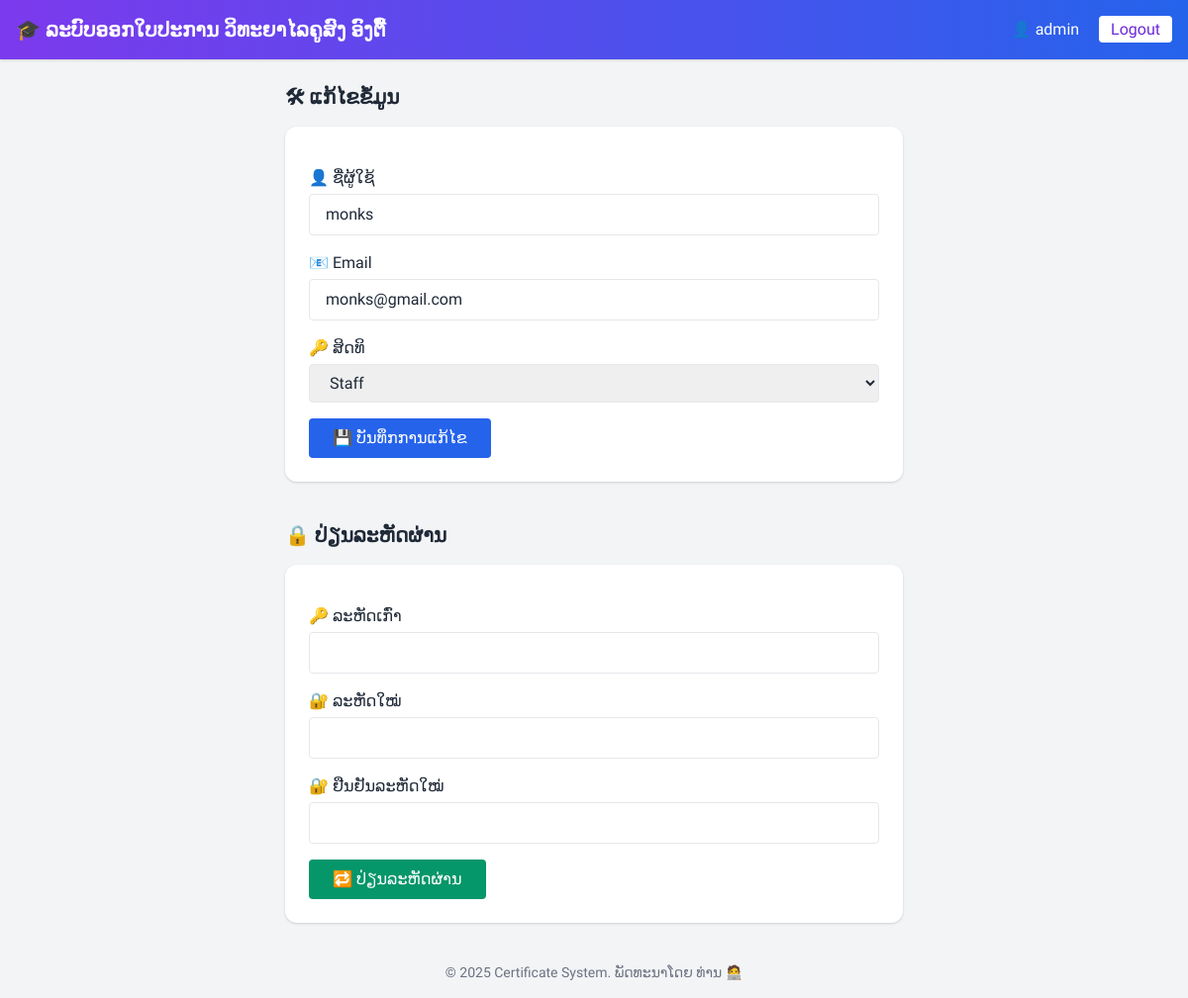
Page /views/user_edit.php?id=3 (signed in) on the committed database.
### tables this page shows
CREATE TABLE `users` (
  `id` int(11) NOT NULL COMMENT 'ລະຫັດຜູ້ໃຊ້',
  `username` varchar(50) NOT NULL COMMENT 'ຊື່ຜູ້ໃຊ້',
  `password` varchar(255) NOT NULL COMMENT 'ລະຫັດຜ່ານ',
  `email` varchar(100) DEFAULT NULL COMMENT 'ອີເມວ',
  `role` enum('admin','staff') DEFAULT 'admin' COMMENT 'ສິດທິຂອງຜູ້ໃຊ້',
  `created_at` datetime DEFAULT current_timestamp() COMMENT 'ວັນທີສ້າງ'
);

### views/user_edit.php (the view, shortened to what this page needs)
<?php
require_once(__DIR__ . '/../config/config.php');
$user_id = isset($_GET['id']) ? intval($_GET['id']) : 0;
$stmt = $pdo->prepare("SELECT * FROM users WHERE id = ?");
$stmt->execute([$user_id]);
$user = $stmt->fetch();
?>
<?php include('header.php'); ?>
<main class="flex-1 p-6 max-w-2xl mx-auto space-y-10">
  <section>
    <h2 class="text-xl font-bold mb-4">🛠 ແກ້ໄຂຂໍ້ມູນ</h2>
    <form action="<?= BASE_URL ?>actions/user_update.php" method="POST" class="bg-white p-6 rounded-xl shadow space-y-4">
      <div>
        <label class="block mb-1">👤 ຊື່ຜູ້ໃຊ້</label>
        <input type="text" name="username" value="<?= htmlspecialchars($user['username']) ?>" required class="w-full border px-4 py-2 rounded">
      </div>
      <div>
        <label class="block mb-1">📧 Email</label>
        <input type="email" name="email" value="<?= htmlspecialchars($user['email']) ?>" class="w-full border px-4 py-2 rounded">
      </div>
      <div>
        <label class="block mb-1">🔑 ສິດທິ</label>
        <select name="role" class="w-full border px-4 py-2 rounded">
          <option value="staff" <?= $user['role'] === 'staff' ? 'selected' : '' ?>>Staff</option>
        </select>
      </div>
      <button type="submit" class="bg-blue-600 text-white px-6 py-2 rounded hover:bg-blue-700">
        💾 ບັນທຶກການແກ້ໄຂ
      </button>
    </form>
  </section>
<section>
  <h2 class="text-xl font-bold mb-4">🔒 ປ່ຽນລະຫັດຜ່ານ</h2>
  <form action="<?= BASE_URL ?>actions/user_change_password.php" method="POST" class="bg-white p-6 rounded-xl shadow space-y-4">
    <div>
      <label class="block mb-1">🔑 ລະຫັດເກົ່າ</label>
      <input type="password" name="current_password" required class="w-full border px-4 py-2 rounded">
    </div>
    <div>
      <label class="block mb-1">🔐 ລະຫັດໃໝ່</label>
      <input type="password" name="new_password" required minlength="6" class="w-full border px-4 py-2 rounded">
    </div>
    <div>
      <label class="block mb-1">🔐 ຢືນຢັນລະຫັດໃໝ່</label>
      <input type="password" name="confirm_password" required minlength="6" class="w-full border px-4 py-2 rounded">
    </div>
    <button type="submit" class="bg-green-600 text-white px-6 py-2 rounded hover:bg-green-700">
      🔁 ປ່ຽນລະຫັດຜ່ານ
    </button>
  </form>
</section>
</main>
<?php include('footer.php'); ?>

### views/header.php (style rules this page uses)
body { font-family: 'Phetsarath', sans-serif; }

### rows in the picture
users: username "monks", email "monks@gmail.com", role "Staff"

### other values in the picture
$_SESSION['user']['username'] "admin"
